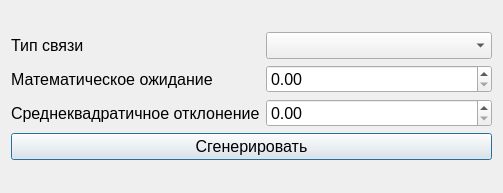
<?xml version="1.0" encoding="UTF-8"?>
<ui version="4.0">
 <class>GenerateFactorWindow</class>
 <widget class="QDialog" name="GenerateFactorWindow">
  <property name="geometry">
   <rect>
    <x>0</x>
    <y>0</y>
    <width>503</width>
    <height>193</height>
   </rect>
  </property>
  <property name="windowTitle">
   <string>Dialog</string>
  </property>
  <layout class="QGridLayout" name="gridLayout_2">
   <item row="0" column="0">
    <layout class="QGridLayout" name="gridLayout">
     <item row="0" column="0">
      <widget class="QLabel" name="label">
       <property name="font">
        <font>
         <pointsize>12</pointsize>
        </font>
       </property>
       <property name="text">
        <string>Тип связи</string>
       </property>
      </widget>
     </item>
     <item row="2" column="0">
      <widget class="QLabel" name="label_3">
       <property name="font">
        <font>
         <pointsize>12</pointsize>
        </font>
       </property>
       <property name="text">
        <string>Среднеквадратичное отклонение</string>
       </property>
      </widget>
     </item>
     <item row="3" column="0" colspan="2">
      <widget class="QPushButton" name="generatePushButton">
       <property name="font">
        <font>
         <pointsize>12</pointsize>
        </font>
       </property>
       <property name="text">
        <string>Сгенерировать</string>
       </property>
      </widget>
     </item>
     <item row="1" column="0">
      <widget class="QLabel" name="label_2">
       <property name="font">
        <font>
         <pointsize>12</pointsize>
        </font>
       </property>
       <property name="text">
        <string>Математическое ожидание</string>
       </property>
      </widget>
     </item>
     <item row="1" column="1">
      <widget class="QDoubleSpinBox" name="matSpinBox">
       <property name="font">
        <font>
         <pointsize>12</pointsize>
        </font>
       </property>
       <property name="maximum">
        <double>1000000.000000000000000</double>
       </property>
      </widget>
     </item>
     <item row="2" column="1">
      <widget class="QDoubleSpinBox" name="deviationSpinBox">
       <property name="font">
        <font>
         <pointsize>12</pointsize>
        </font>
       </property>
       <property name="maximum">
        <double>1000000.000000000000000</double>
       </property>
      </widget>
     </item>
     <item row="0" column="1">
      <widget class="QComboBox" name="typeComboBox">
       <property name="font">
        <font>
         <pointsize>12</pointsize>
        </font>
       </property>
       <property name="editable">
        <bool>false</bool>
       </property>
       <property name="currentText">
        <string/>
       </property>
       <property name="placeholderText">
        <string/>
       </property>
      </widget>
     </item>
    </layout>
   </item>
  </layout>
 </widget>
 <resources/>
 <connections/>
</ui>
